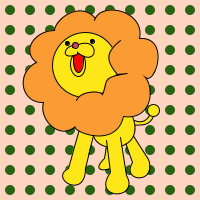
Frame 1 (no input)
Frame 60 (the mouse pressed at the canvas centre just before this capture): identical to frame 1, image omitted
Frame 120 (the mouse held since frame 60 and released just before this capture): identical to frame 1, image omitted

The Processing sketch that drew this single still picture (run headless with seeded random() and noise(); from frame 60 on, the mouse is pressed at the canvas centre):

// Processing sketch: processing_13301
// ── processing_13301.pde

int[] a = {20,40,60,80,100,120,140,160,180,200};
int[] b = {20,40,60,80,100,120,140,160,180,200};
 
 void setup(){
 size(200,200);
 smooth();
}
void draw(){
 background(255,212,193);
  
  noStroke();  
  if(mouseX>100 && mouseY>100) {
    fill(a[1],b[2],100);
  } else {
    fill(a[1],b[4],20);
  }
  for(int x = 10; x<200; x=x+20)
  for(int y = 10; y<200; y=y+20){
   ellipse(x,y,10,10);
    }
 

   
 stroke(1);
//the leg of back on the left side.
 beginShape();
 fill(253,231,24);
 vertex(107,140);
 vertex(104,158);
 bezierVertex(85,176,120,170,122,158);
 endShape();

//tale
 beginShape();
 vertex(134,125);
 bezierVertex(136,123,153,130,155,107);
 vertex(150,107);
 bezierVertex(153,103,150,127,134,120);
//vertex(130,120);
 endShape();

//leg 4
 beginShape();
 vertex(125,142);
 vertex(132,162);
 bezierVertex(120,182,157,184,148,159);
 vertex(132,134);
 endShape();

//chest
 beginShape();
 vertex(93,135);
 bezierVertex(98,156,150,150,130,112);
 endShape();

//the leg of front
 beginShape();
 vertex(106,140);
 vertex(110,172);
 bezierVertex(90,200,140,200,126,175);
 vertex(126,175);
 vertex(120,137);
 endShape();

//legs
 beginShape();
 vertex(80,125);
 vertex(68,168);
 bezierVertex(48,178,85,200,85,168);
 vertex(85,168);
 vertex(93,135);
 endShape();

//tale -0
 ellipse(153,110,12,12);


//hair
 beginShape();
 fill(251,155,52);
 vertex(95,18);
 bezierVertex(80,0,55,18,54,30);
 bezierVertex(35,30,20,50,36,62);
 bezierVertex(15,72,20,103,43,102);
 bezierVertex(38,120,60,140,75,126);
 bezierVertex(70,130,115,150,123,116);
 bezierVertex(150,120,155,90,145,77);
 bezierVertex(155,85,170,36,139,38);
 bezierVertex(145,10,100,0,94,20);
 endShape();

//face
 fill(253,231,24);
 ellipse(85,65,65,65);

//eyes
 fill(0);
 ellipse(67,43,4,4);
 ellipse(92,41,4,4);

//mouth
 fill(253,231,24);
 ellipse(78,64,15,25);
 fill(246,8,3);
 ellipse(78,60,10,25);

//nose-1
 fill(253,231,24);
 beginShape();
 vertex(72,45);
 bezierVertex(63,47,60,60,77,54);
 vertex(77,52);
 bezierVertex(100,70,100,30,72,47);
 endShape();

//nose
 fill(208,65,106);
 ellipse(75,45,6,6);

//line-1
 noStroke();
 fill(251,155,52);
 beginShape();
 vertex(76,100);
 vertex(140,100);
 vertex(140,40);
 vertex(120,40);
 bezierVertex(105,52,105,60,117,74);
 vertex(127,73);
 bezierVertex(100,77,108,80,102,94);
 vertex(102,94);
 bezierVertex(100,90,80,90,76,100);
 endShape();

//line-2
 stroke(0);
 noFill();
 beginShape();
 vertex(120,40);
 bezierVertex(105,52,105,60,117,74);
 vertex(127,73);
 bezierVertex(100,77,108,80,102,94);
 vertex(102,94);
 bezierVertex(100,90,80,90,76,100);
 endShape();

}
